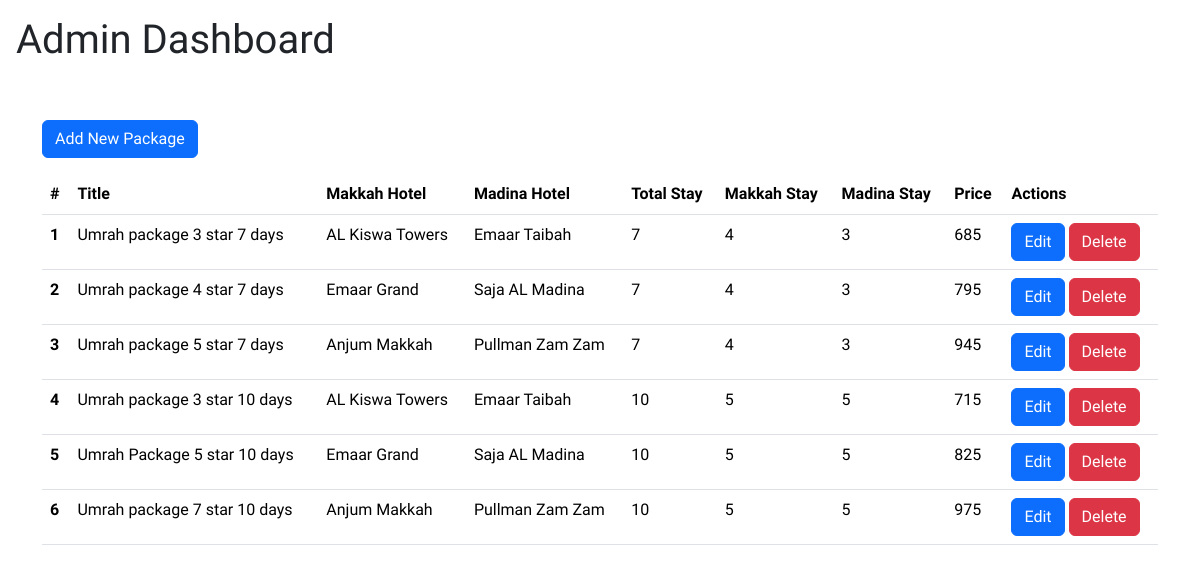
The page /admin on the database its author committed.
### backend.py (models this page shows)
class Packages(database.Model):
    id = database.Column(database.String, primary_key=True)
    title = database.Column(database.String, unique=True, nullable=False)
    slug = database.Column(database.String, unique=False, nullable=False)
    makkahHotel = database.Column(database.String, nullable=True)
    madinaHotel = database.Column(database.String, nullable=True)
    makkahDuration = database.Column(database.Integer, nullable=True)
    madinaDuration = database.Column(database.Integer, nullable=True)
    duration = database.Column(database.Integer, nullable=True)
    price = database.Column(database.Integer, nullable=True)

### backend.py (the view)
@app.route('/admin')
def admin():
    packageList = Packages.query.all()
    return render_template('admin/home.html', packageList=packageList)

### templates/admin/home.html (shortened to what this page needs)
<!doctype html>
<html lang="en">
<head>
    <link href="https://cdn.jsdelivr.net/npm/bootstrap@5.3.1/dist/css/bootstrap.min.css" rel="stylesheet">
    <link rel="stylesheet" href="static/css/admin/style.css">
</head>
<body>
    <nav class="p-3">
        <h1 class="title">Admin Dashboard</h1>
    </nav>
    <main class="container my-3">
        <a href="/admin/add-new-package" class="btn btn-primary my-3">Add New Package</a>
        <div class="content">
            <table class="table table-stripped">
                <thead>
                  <tr>
                    <th scope="col">#</th>
                    <th scope="col">Title</th>
                    <th scope="col">Makkah Hotel</th>
                    <th scope="col">Madina Hotel</th>
                    <th scope="col">Total Stay</th>
                    <th scope="col">Makkah Stay</th>
                    <th scope="col">Madina Stay</th>
                    <th scope="col">Price</th>
                    <th scope="col">Actions</th>
                  </tr>
                </thead>
                <tbody>
                    {% for pkg in packageList %}
                  <tr>
                    <th scope="row">{{ packageList.index(pkg) + 1 }}</th>
                    <td>{{pkg.title}}</td>
                    <td>{{pkg.makkahHotel}}</td>
                    <td>{{pkg.madinaHotel}}</td>
                    <td>{{pkg.duration}}</td>
                    <td>{{pkg.makkahDuration}}</td>
                    <td>{{pkg.madinaDuration}}</td>
                    <td>{{pkg.price}}</td>
                    <td class="action">
                        <a href="/admin/edit-package/{{pkg.id}}" class="btn btn-primary">Edit</a>
                        <a href="/admin/delete-package/{{pkg.id}}" class="btn btn-danger delBtn">Delete</a>
                    </td>
                  </tr>
                  {% endfor %}
                </tbody>
              </table>
        </div>
    </main>
</body>
</html>

### static/css/admin/style.css (style rules this page uses)
* { font-family: 'Nunito Sans', sans-serif; margin: 0px; padding: 0px; }

### rows shown on the page
Packages: packageList "1", title "Umrah package 3 star 7 days", makkahHotel "AL Kiswa Towers", madinaHotel "Emaar Taibah", duration "7", makkahDuration "4", madinaDuration "3", price "685"
Packages: packageList "2", title "Umrah package 4 star 7 days", makkahHotel "Emaar Grand", madinaHotel "Saja AL Madina", duration "7", makkahDuration "4", madinaDuration "3", price "795"
Packages: packageList.index(pkg)+1 "3", title "Umrah package 5 star 7 days", makkahHotel "Anjum Makkah", madinaHotel "Pullman Zam Zam", duration "7", makkahDuration "4", madinaDuration "3", price "945"
Packages: packageList "4", title "Umrah package 3 star 10 days", makkahHotel "AL Kiswa Towers", madinaHotel "Emaar Taibah", duration "10", makkahDuration "5", madinaDuration "5", price "715"
Packages: packageList "5", title "Umrah Package 5 star 10 days", makkahHotel "Emaar Grand", madinaHotel "Saja AL Madina", duration "10", makkahDuration "5", madinaDuration "5", price "825"
Packages: packageList "6", title "Umrah package 7 star 10 days", makkahHotel "Anjum Makkah", madinaHotel "Pullman Zam Zam", duration "10", makkahDuration "5", madinaDuration "5", price "975"
